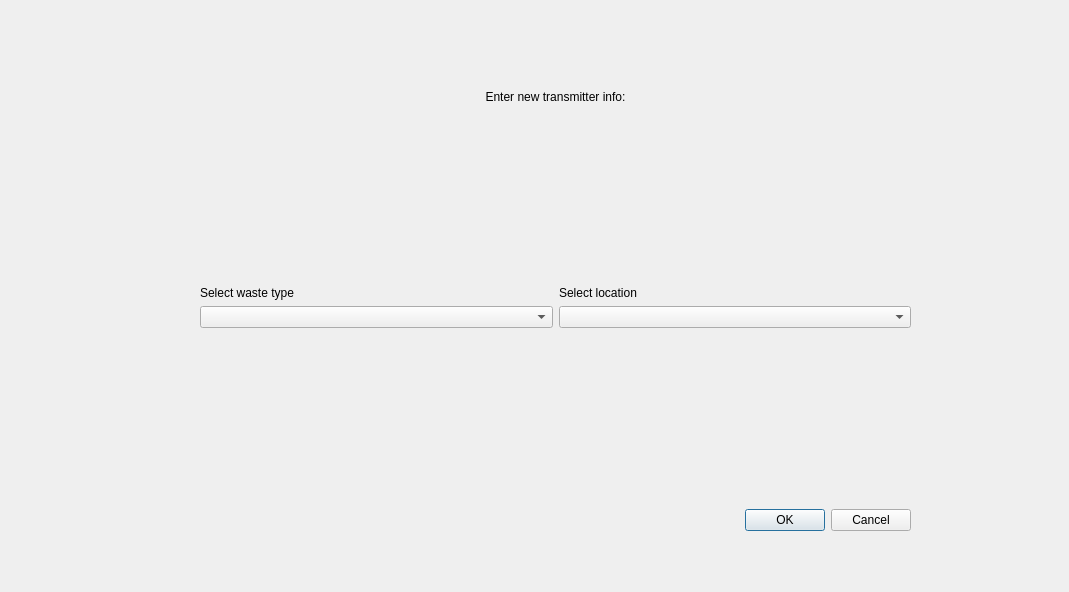
<?xml version="1.0" encoding="UTF-8"?>
<ui version="4.0">
 <class>Form</class>
 <widget class="QWidget" name="Form">
  <property name="geometry">
   <rect>
    <x>0</x>
    <y>0</y>
    <width>1069</width>
    <height>592</height>
   </rect>
  </property>
  <property name="windowTitle">
   <string>Form</string>
  </property>
  <widget class="QWidget" name="layoutWidget">
   <property name="geometry">
    <rect>
     <x>200</x>
     <y>90</y>
     <width>711</width>
     <height>441</height>
    </rect>
   </property>
   <layout class="QVBoxLayout" name="verticalLayout_4">
    <item>
     <layout class="QVBoxLayout" name="verticalLayout">
      <property name="sizeConstraint">
       <enum>QLayout::SetDefaultConstraint</enum>
      </property>
      <item>
       <widget class="QLabel" name="add_transmitter_label">
        <property name="sizePolicy">
         <sizepolicy hsizetype="Preferred" vsizetype="Minimum">
          <horstretch>0</horstretch>
          <verstretch>0</verstretch>
         </sizepolicy>
        </property>
        <property name="text">
         <string>Enter new transmitter info:</string>
        </property>
        <property name="alignment">
         <set>Qt::AlignCenter</set>
        </property>
       </widget>
      </item>
      <item>
       <layout class="QHBoxLayout" name="horizontalLayout">
        <property name="sizeConstraint">
         <enum>QLayout::SetMaximumSize</enum>
        </property>
        <item>
         <layout class="QVBoxLayout" name="verticalLayout_3">
          <item>
           <spacer name="verticalSpacer_3">
            <property name="orientation">
             <enum>Qt::Vertical</enum>
            </property>
            <property name="sizeHint" stdset="0">
             <size>
              <width>20</width>
              <height>40</height>
             </size>
            </property>
           </spacer>
          </item>
          <item>
           <widget class="QLabel" name="select_waste_type_label">
            <property name="text">
             <string>Select waste type</string>
            </property>
            <property name="margin">
             <number>15</number>
            </property>
           </widget>
          </item>
          <item>
           <widget class="QComboBox" name="select_waste_type_dropdown"/>
          </item>
          <item>
           <spacer name="verticalSpacer">
            <property name="orientation">
             <enum>Qt::Vertical</enum>
            </property>
            <property name="sizeHint" stdset="0">
             <size>
              <width>20</width>
              <height>40</height>
             </size>
            </property>
           </spacer>
          </item>
         </layout>
        </item>
        <item>
         <layout class="QVBoxLayout" name="verticalLayout_2">
          <item>
           <spacer name="verticalSpacer_4">
            <property name="orientation">
             <enum>Qt::Vertical</enum>
            </property>
            <property name="sizeHint" stdset="0">
             <size>
              <width>20</width>
              <height>40</height>
             </size>
            </property>
           </spacer>
          </item>
          <item>
           <widget class="QLabel" name="select_location_label">
            <property name="text">
             <string>Select location</string>
            </property>
            <property name="margin">
             <number>15</number>
            </property>
           </widget>
          </item>
          <item>
           <widget class="QComboBox" name="select_location_dropdown"/>
          </item>
          <item>
           <spacer name="verticalSpacer_2">
            <property name="orientation">
             <enum>Qt::Vertical</enum>
            </property>
            <property name="sizeHint" stdset="0">
             <size>
              <width>20</width>
              <height>40</height>
             </size>
            </property>
           </spacer>
          </item>
         </layout>
        </item>
       </layout>
      </item>
     </layout>
    </item>
    <item>
     <widget class="QDialogButtonBox" name="window_control">
      <property name="standardButtons">
       <set>QDialogButtonBox::Cancel|QDialogButtonBox::Ok</set>
      </property>
      <property name="centerButtons">
       <bool>false</bool>
      </property>
     </widget>
    </item>
   </layout>
  </widget>
 </widget>
 <resources/>
 <connections/>
</ui>
